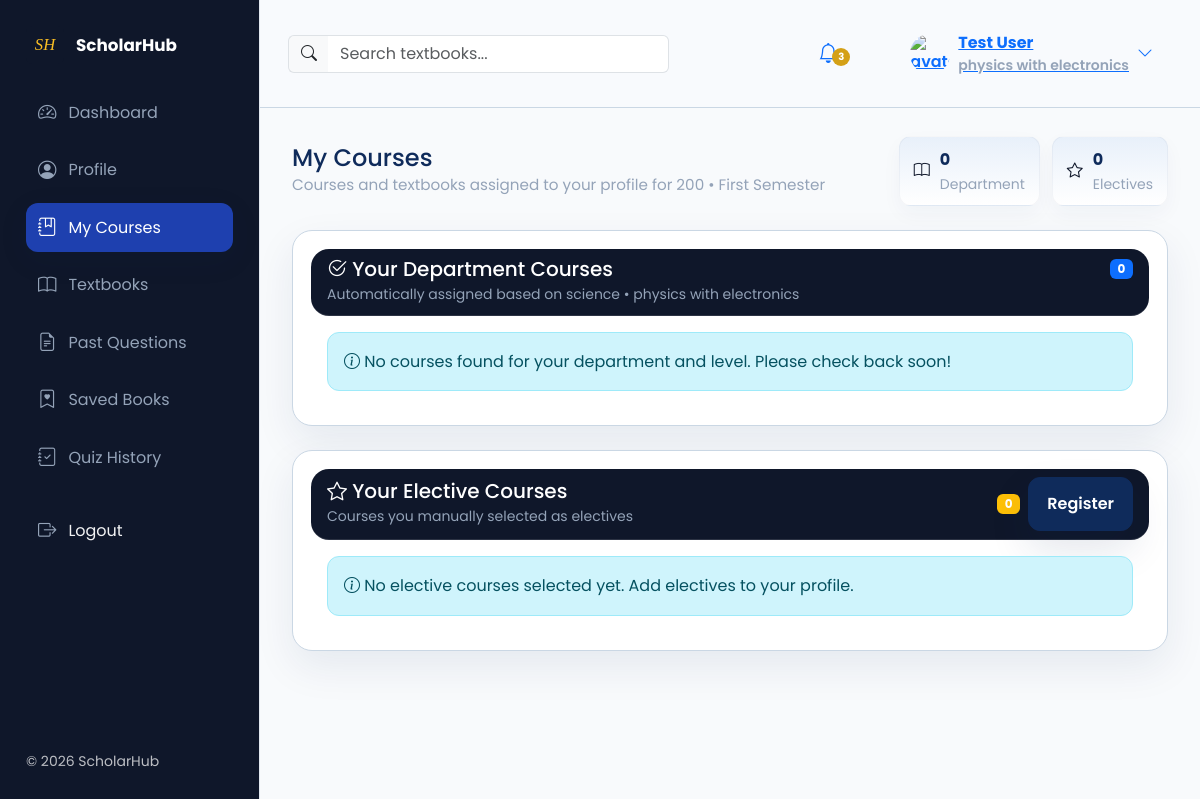
Page /my-courses/ (signed in) on the committed database.
### ScholarHub/models.py (models this page shows, shortened)
class StudentProfile(models.Model):
    user = models.OneToOneField(User, on_delete=models.CASCADE, related_name='student_profile')
    matric_number = models.CharField(max_length=50, blank=True)
    faculty = models.ForeignKey(Faculty, on_delete=models.SET_NULL, null=True, blank=True, related_name='students')
    department = models.ForeignKey(Department, on_delete=models.SET_NULL, null=True, blank=True, related_name='students')
    level = models.CharField(max_length=20, choices=LEVEL_CHOICES, default='100')
    semester = models.CharField(max_length=30, choices=SEMESTER_CHOICES, default='First Semester')
    phone_number = models.CharField(max_length=20, blank=True)
    profile_picture = models.ImageField(upload_to='profiles/', blank=True, null=True)
    courses = models.ManyToManyField(Course, blank=True, related_name='students')
    elective_courses = models.ManyToManyField(Course, blank=True, related_name='elective_students')
    saved_textbooks = models.ManyToManyField('Textbook', blank=True, related_name='saved_by_students')
    saved_past_questions = models.ManyToManyField('PastQuestion', blank=True, related_name='saved_by_students')
    created_at = models.DateTimeField(auto_now_add=True)
    class Meta:
        ordering = ('user__first_name',)

class Department(models.Model):
    faculty = models.ForeignKey(Faculty, on_delete=models.CASCADE, related_name='departments')
    name = models.CharField(max_length=150)
    description = models.TextField(blank=True)
    created_at = models.DateTimeField(auto_now_add=True)
    class Meta:
        ordering = ('name',)
        unique_together = ('faculty', 'name')

class Faculty(models.Model):
    name = models.CharField(max_length=150, unique=True)
    description = models.TextField(blank=True)
    created_at = models.DateTimeField(auto_now_add=True)
    class Meta:
        ordering = ('name',)

### ScholarHub/views.py (the view)
# urls.py: path('my-courses/', views.my_courses, name='my_courses'),
@login_required
def my_courses(request):
    profile = get_or_create_student_profile(request.user)
    auto_assigned_textbooks = Textbook.objects.select_related('course', 'faculty', 'department').filter(
        is_active=True,
        faculty=profile.faculty,
        department=profile.department,
        level=profile.level,
        semester=profile.semester
    ).distinct().order_by('course__code')
    elective_textbooks = Textbook.objects.select_related('course', 'faculty', 'department').filter(
        course__in=profile.elective_courses.all(),
        is_active=True
    ).distinct().order_by('course__code')
    context = {
        'profile': profile,
        'auto_assigned_textbooks': auto_assigned_textbooks,
        'elective_textbooks': elective_textbooks,
    }
    return render(request, 'ScholarHub/my_courses.html', context)

### ScholarHub/templates/ScholarHub/my_courses.html (shortened to what this page needs)
{% extends 'ScholarHub/base.html' %}
{% load static %}
{% block content %}
<div class="row gx-4 my-courses-page">
  <div class="col-12">
    <div class="page-header mb-4">
      <div>
        <h2>My Courses</h2>
        <p class="small-muted">Courses and textbooks assigned to your profile for {{ profile.level }} • {{ profile.semester }}</p>
      </div>
      <div class="courses-stats">
        <div class="courses-stat">
          <i class="bi bi-book"></i>
          <div><div class="num">{{ auto_assigned_textbooks|length }}</div><div class="small text-muted">Department</div></div>
        </div>
        <div class="courses-stat">
          <i class="bi bi-star"></i>
          <div><div class="num">{{ elective_textbooks|length }}</div><div class="small text-muted">Electives</div></div>
        </div>
      </div>
    </div>
    <div class="card sh-elevated mb-4">
      <div class="card-header bg-light">
        <div class="d-flex justify-content-between align-items-center">
          <h5 class="mb-0"><i class="bi bi-check2-circle"></i> Your Department Courses</h5>
          <span class="badge bg-primary">{{ auto_assigned_textbooks|length }}</span>
        </div>
        <small class="text-muted">Automatically assigned based on {{ profile.faculty.name }} • {{ profile.department.name }}</small>
      </div>
      <div class="card-body">
        {% if auto_assigned_textbooks %}
          <div class="row g-3">
            {% for textbook in auto_assigned_textbooks %}
              <div class="col-12 col-md-6 col-lg-4">
                <div class="card sh-course-card sh-elevated-hover h-100">
                  <div class="card-body">
                    <div class="d-flex justify-content-between align-items-start mb-2">
                      <div>
                        <h6 class="card-title mb-1">{{ textbook.course.code }}</h6>
                        <p class="card-text small mb-0">{{ textbook.title }}</p>
                      </div>
                      <span class="badge-auto">Auto</span>
                    </div>
                    <div class="small text-muted mb-3">
                      <i class="bi bi-person"></i> {{ textbook.author }}<br>
                      <i class="bi bi-layers"></i> {{ textbook.level }}
                    </div>
                    <p class="card-text small text-muted">{{ textbook.description|truncatewords:15 }}</p>
                    <div class="mt-3 d-flex gap-2">
                      <a href="{% url 'textbook_detail' textbook.pk %}" class="btn btn-sm btn-outline-primary">View</a>
                      <a href="{% url 'bookmark_textbook' textbook.pk %}" class="btn btn-sm btn-outline-secondary"><i class="bi bi-bookmark"></i></a>
                    </div>
                  </div>
                </div>
              </div>
            {% endfor %}
          </div>
        {% else %}
          <div class="alert alert-info mb-0 no-courses-alert">
            <i class="bi bi-info-circle"></i> No courses found for your department and level. Please check back soon!
          </div>
        {% endif %}
      </div>
    </div>
    <div class="card sh-elevated">
      <div class="card-header bg-light">
        <div class="d-flex justify-content-between align-items-center flex-wrap gap-2">
          <div>
            <h5 class="mb-0"><i class="bi bi-star"></i> Your Elective Courses</h5>
            <small class="text-muted">Courses you manually selected as electives</small>
          </div>
          <div class="d-flex align-items-center gap-2">
            <span class="badge bg-warning">{{ elective_textbooks|length }}</span>
            <a href="{% url 'profile' %}#elective-courses-section" class="btn btn-sm btn-primary">Register</a>
          </div>
        </div>
      </div>
      <div class="card-body">
        {% if elective_textbooks %}
          <div class="row g-3">
            {% for textbook in elective_textbooks %}
              <div class="col-12 col-md-6 col-lg-4">
                <div class="card sh-course-card sh-elevated-hover h-100">
                  <div class="card-body">
                    <div class="d-flex justify-content-between align-items-start mb-2">
                      <div>
                        <h6 class="card-title mb-1">{{ textbook.course.code }}</h6>
                        <p class="card-text small mb-0">{{ textbook.title }}</p>
                      </div>
                      <span class="badge-elective">Elective</span>
                    </div>
                    <div class="small text-muted mb-3">
                      <i class="bi bi-person"></i> {{ textbook.author }}<br>
                      <i class="bi bi-layers"></i> {{ textbook.level }}
                    </div>
                    <p class="card-text small text-muted">{{ textbook.description|truncatewords:15 }}</p>
                    <div class="mt-3 d-flex gap-2">
                      <a href="{% url 'textbook_detail' textbook.pk %}" class="btn btn-sm btn-outline-primary">View</a>
                      <a href="{% url 'bookmark_textbook' textbook.pk %}" class="btn btn-sm btn-outline-secondary"><i class="bi bi-bookmark"></i></a>
                    </div>
                  </div>
                </div>
              </div>
            {% endfor %}
          </div>
        {% else %}
          <div class="alert alert-info mb-0 no-courses-alert">
            <i class="bi bi-info-circle"></i> No elective courses selected yet. <a href="{% url 'profile' %}">Add electives to your profile</a>.
          </div>
        {% endif %}
      </div>
    </div>
  </div>
</div>
{% endblock %}

### ScholarHub/templates/ScholarHub/base.html (shortened to what this page needs)
         {% load static %}
<!doctype html>
<html lang="en">
<head>
  <link href="https://cdn.jsdelivr.net/npm/bootstrap@5.3.2/dist/css/bootstrap.min.css" rel="stylesheet">
  <link href="https://cdn.jsdelivr.net/npm/bootstrap-icons@1.10.5/font/bootstrap-icons.css" rel="stylesheet">
  <link rel="stylesheet" href="{% static 'ScholarHub/css/site.css' %}">
  <link rel="stylesheet" href="{% static 'ScholarHub/css/theme.css' %}">
  <link rel="stylesheet" href="{% static 'ScholarHub/css/dashboard.css' %}">
</head>
<body class="sh-dashboard theme-saas-light">
  <div class="sh-app">
    <aside class="sh-sidebar" id="shSidebar">
      <div class="sh-sidebar-inner">
        <div class="sh-brand d-flex align-items-center">
          <img src="{% static 'ScholarHub/images/logo-mark.svg' %}" alt="ScholarHub" class="sh-logo">
          <span class="sh-brand-text">ScholarHub</span>
        </div>
        <nav class="sh-nav mt-4">
          <ul class="list-unstyled">
            <li class="sh-nav-item {% if request.resolver_match.url_name == 'dashboard' %}active{% endif %}">
              <a href="{% url 'dashboard' %}" class="sh-nav-link">
                <i class="bi bi-speedometer2"></i><span>Dashboard</span>
              </a>
            </li>
            <li class="sh-nav-item {% if request.resolver_match.url_name == 'profile' %}active{% endif %}">
              <a href="{% url 'profile' %}" class="sh-nav-link">
                <i class="bi bi-person-circle"></i><span>Profile</span>
              </a>
            </li>
            <li class="sh-nav-item {% if request.resolver_match.url_name == 'my_courses' %}active{% endif %}">
              <a href="{% url 'my_courses' %}" class="sh-nav-link">
                <i class="bi bi-journal-bookmark"></i><span>My Courses</span>
              </a>
            </li>
            <li class="sh-nav-item {% if request.resolver_match.url_name == 'textbooks' %}active{% endif %}">
              <a href="{% url 'textbooks' %}" class="sh-nav-link">
                <i class="bi bi-book"></i><span>Textbooks</span>
              </a>
            </li>
            <li class="sh-nav-item {% if request.resolver_match.url_name == 'past_questions' %}active{% endif %}">
              <a href="{% url 'past_questions' %}" class="sh-nav-link">
                <i class="bi bi-file-earmark-text"></i><span>Past Questions</span>
              </a>
            </li>
            <li class="sh-nav-item {% if request.resolver_match.url_name == 'saved_books' %}active{% endif %}">
              <a href="{% url 'saved_books' %}" class="sh-nav-link">
                <i class="bi bi-bookmark-heart"></i><span>Saved Books</span>
              </a>
            </li>
            <li class="sh-nav-item {% if request.resolver_match.url_name == 'quiz_attempt_history' %}active{% endif %}">
              <a href="{% url 'quiz_attempt_history' %}" class="sh-nav-link">
                <i class="bi bi-journal-check"></i><span>Quiz History</span>
              </a>
            </li>
            <li class="sh-nav-item sh-logout-item mt-3">
              <a href="{% url 'logout' %}" class="sh-nav-link logout-link">
                <i class="bi bi-box-arrow-right"></i><span>Logout</span>
              </a>
            </li>
          </ul>
        </nav>
        <div class="sh-sidebar-footer mt-auto">
          <small class="text-muted">© 2026 ScholarHub</small>
        </div>
      </div>
    </aside>
    <div class="sh-main">
      <header class="sh-topbar d-flex align-items-center justify-content-between">
        <div class="d-flex align-items-center gap-3 me-2">
          <form class="d-flex align-items-center sh-navbar-search" method="get" action="{% if request.resolver_match.url_name == 'past_questions' %}{% url 'past_questions' %}{% else %}{% url 'textbooks' %}{% endif %}">
            <div class="input-group">
              <span class="input-group-text border-end-0"><i class="bi bi-search"></i></span>
              <input name="q" class="form-control border-start-0" placeholder="{% if request.resolver_match.url_name == 'past_questions' %}Search past questions...{% else %}Search textbooks...{% endif %}" value="{{ request.GET.q|default:'' }}" aria-label="Search">
            </div>
          </form>
        </div>
        <div class="d-flex align-items-center gap-3 ms-auto">
          <div class="sh-notification dropdown">
            <button class="btn btn-link position-relative" id="shNotifyBtn"><i class="bi bi-bell fs-5"></i><span class="badge sh-badge">3</span></button>
          </div>
          <div class="sh-profile dropdown">
            <button class="btn btn-link d-flex align-items-center gap-2" id="shProfileBtn">
              {% if profile and profile.profile_picture %}
                <img src="{{ profile.profile_picture.url }}" alt="avatar" class="rounded-circle sh-avatar">
              {% else %}
                <img src="{% static 'ScholarHub/images/default-avatar.svg' %}" alt="avatar" class="rounded-circle sh-avatar">
              {% endif %}
              <div class="d-none d-md-block text-start">
                <div class="fw-bold sh-username">{{ user.get_full_name|default:user.username }}</div>
                <div class="small text-muted sh-dept">{{ profile.department.name|default:'Department' }}</div>
              </div>
              <i class="bi bi-chevron-down d-none d-md-inline"></i>
            </button>
          </div>
        </div>
      </header>
      <div class="sh-content container-fluid">
        {% block content %}
        {% endblock %}
      </div>
    </div>
  </div>
</body>
</html>

### rows in the picture
StudentProfile: department.name "physics with electronics", level "200", semester "First Semester", faculty.name "science"

### other values in the picture
{{ user.get_full_name|default:user.username }} "Test User"
{{ auto_assigned_textbooks|length }} "0"
{{ elective_textbooks|length }} "0"
